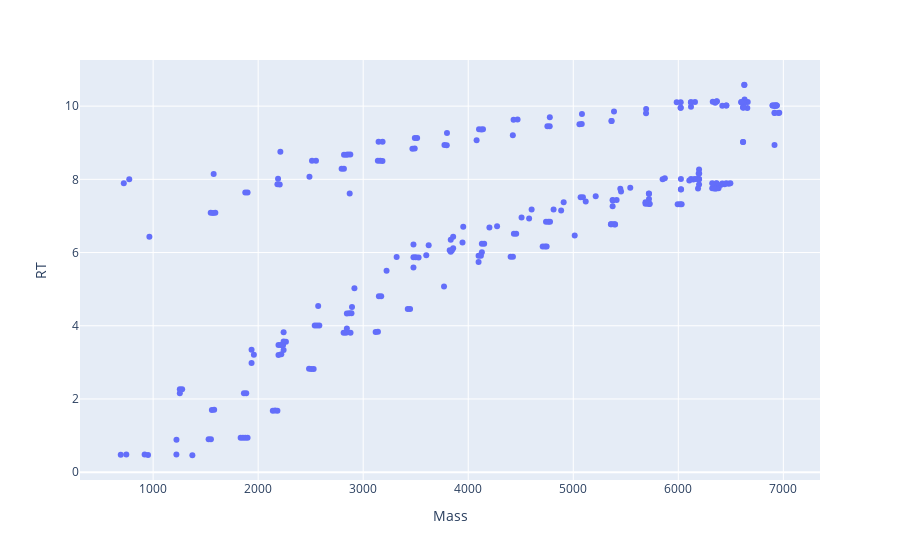
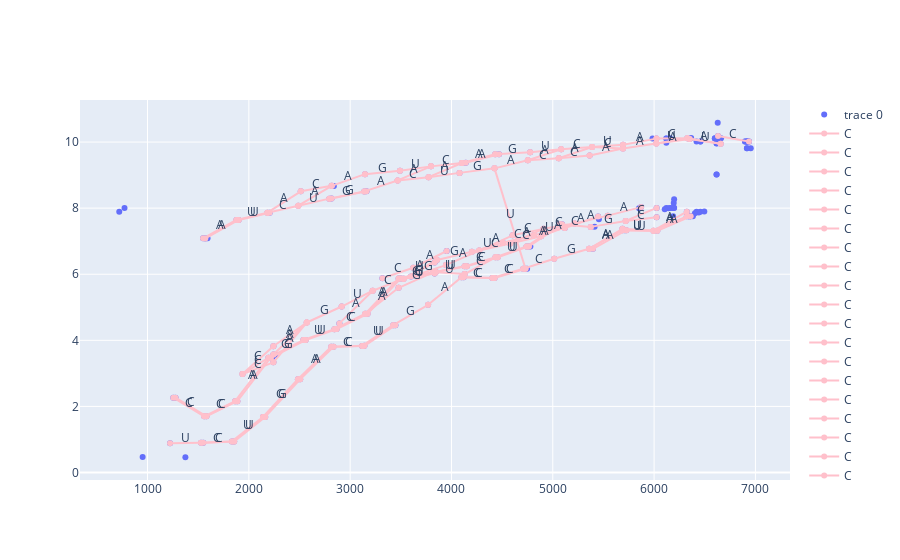

Source (notebook cell) for these figures, in order:
### Code cell
df_top_k = df_shift_k_l.sort_values('Vol', ascending=False).iloc[:200]
plotly_zone(df_shift_k_l)
print(df_shift_k_l.shape)

bcr = base_calling_random(df_top_k, base_only=True)
plotly_basecalling(df_top_k, bcr[1])

### Figure 1 — Plotly figure (JSON) as saved in the notebook; plotly's stock layout.template omitted (floating-point values rounded to 4 significant figures; data arrays with more than 128 entries replaced by an {"elided": "..."} marker saying what was removed)
{"data": [{"hovertemplate": "Mass=%{x}<br>RT=%{y}<extra></extra>", "legendgroup": "", "marker": {"color": "#636efa", "symbol": "circle"}, "mode": "markers", "name": "", "orientation": "v", "showlegend": false, "type": "scatter", "x": {"elided": "260 float values"}, "xaxis": "x", "y": {"elided": "260 float values"}, "yaxis": "y"}], "layout": {"legend": {"tracegroupgap": 0}, "margin": {"t": 60}, "xaxis": {"anchor": "y", "domain": [0, 1], "title": {"text": "Mass"}}, "yaxis": {"anchor": "x", "domain": [0, 1], "title": {"text": "RT"}}}}

### Figure 2 — Plotly figure (JSON) as saved in the notebook; plotly's stock layout.template omitted (floating-point values rounded to 4 significant figures; data arrays with more than 128 entries replaced by an {"elided": "..."} marker saying what was removed)
{"data": [{"mode": "markers", "type": "scatter", "x": {"elided": "200 float values"}, "y": {"elided": "200 float values"}}, {"line": {"color": "pink"}, "mode": "lines+markers", "name": "C", "type": "scatter", "x": [6936.0, 6631.0], "y": [10.01, 10.18]}, {"line": {"color": "pink"}, "mode": "lines+markers", "name": "C", "type": "scatter", "x": [6023.0, 6328.0], "y": [10.1, 10.12]}, {"line": {"color": "pink"}, "mode": "lines+markers", "name": "C", "type": "scatter", "x": [5720.0, 6025.0], "y": [7.61, 7.725]}, {"line": {"color": "pink"}, "mode": "lines+markers", "name": "C", "type": "scatter", "x": [5720.0, 6025.0], "y": [7.61, 8.007]}, {"line": {"color": "pink"}, "mode": "lines+markers", "name": "C", "type": "scatter", "x": [5388.0, 5693.0], "y": [9.85, 9.806]}, {"line": {"color": "pink"}, "mode": "lines+markers", "name": "C", "type": "scatter", "x": [5083.0, 5388.0], "y": [9.784, 9.85]}, {"line": {"color": "pink"}, "mode": "lines+markers", "name": "C", "type": "scatter", "x": [5070.0, 5375.0], "y": [7.51, 7.433]}, {"line": {"color": "pink"}, "mode": "lines+markers", "name": "C", "type": "scatter", "x": [5364.0, 5059.0], "y": [9.594, 9.508]}, {"line": {"color": "pink"}, "mode": "lines+markers", "name": "C", "type": "scatter", "x": [5214.0, 4909.0], "y": [7.536, 7.373]}, {"line": {"color": "pink"}, "mode": "lines+markers", "name": "C", "type": "scatter", "x": [5059.0, 4754.0], "y": [9.508, 9.449]}, {"line": {"color": "pink"}, "mode": "lines+markers", "name": "C", "type": "scatter", "x": [4709.0, 5014.0], "y": [6.167, 6.467]}, {"line": {"color": "pink"}, "mode": "lines+markers", "name": "C", "type": "scatter", "x": [4909.0, 4604.0], "y": [7.373, 7.178]}, {"line": {"color": "pink"}, "mode": "lines+markers", "name": "C", "type": "scatter", "x": [4885.0, 4580.0], "y": [7.15, 6.929]}, {"line": {"color": "pink"}, "mode": "lines+markers", "name": "C", "type": "scatter", "x": [4813.0, 4508.0], "y": [7.179, 6.956]}, {"line": {"color": "pink"}, "mode": "lines+markers", "name": "C", "type": "scatter", "x": [4731.0, 4426.0], "y": [6.167, 5.887]}, {"line": {"color": "pink"}, "mode": "lines+markers", "name": "C", "type": "scatter", "x": [4404.0, 4709.0], "y": [5.885, 6.167]}, {"line": {"color": "pink"}, "mode": "lines+markers", "name": "C", "type": "scatter", "x": [4580.0, 4274.0], "y": [6.929, 6.717]}, {"line": {"color": "pink"}, "mode": "lines+markers", "name": "C", "type": "scatter", "x": [4152.0, 4457.0], "y": [6.239, 6.513]}, {"line": {"color": "pink"}, "mode": "lines+markers", "name": "C", "type": "scatter", "x": [4130.0, 4435.0], "y": [6.239, 6.514]}, {"line": {"color": "pink"}, "mode": "lines+markers", "name": "C", "type": "scatter", "x": [4435.0, 4130.0], "y": [6.514, 6.005]}, {"line": {"color": "pink"}, "mode": "lines+markers", "name": "C", "type": "scatter", "x": [4121.0, 4426.0], "y": [5.912, 5.887]}, {"line": {"color": "pink"}, "mode": "lines+markers", "name": "C", "type": "scatter", "x": [4099.0, 4404.0], "y": [5.911, 5.885]}, {"line": {"color": "pink"}, "mode": "lines+markers", "name": "C", "type": "scatter", "x": [4103.0, 3798.0], "y": [9.367, 9.264]}, {"line": {"color": "pink"}, "mode": "lines+markers", "name": "C", "type": "scatter", "x": [3774.0, 3469.0], "y": [8.937, 8.838]}, {"line": {"color": "pink"}, "mode": "lines+markers", "name": "C", "type": "scatter", "x": [3623.0, 3318.0], "y": [6.196, 5.88]}, {"line": {"color": "pink"}, "mode": "lines+markers", "name": "C", "type": "scatter", "x": [3527.0, 3222.0], "y": [5.863, 5.501]}, {"line": {"color": "pink"}, "mode": "lines+markers", "name": "C", "type": "scatter", "x": [2866.0, 3171.0], "y": [4.34, 4.803]}, {"line": {"color": "pink"}, "mode": "lines+markers", "name": "C", "type": "scatter", "x": [2844.0, 3149.0], "y": [4.338, 4.804]}, {"line": {"color": "pink"}, "mode": "lines+markers", "name": "C", "type": "scatter", "x": [2835.0, 3140.0], "y": [3.806, 3.833]}, {"line": {"color": "pink"}, "mode": "lines+markers", "name": "C", "type": "scatter", "x": [2813.0, 3118.0], "y": [3.806, 3.832]}, {"line": {"color": "pink"}, "mode": "lines+markers", "name": "C", "type": "scatter", "x": [2817.0, 2512.0], "y": [8.675, 8.509]}, {"line": {"color": "pink"}, "mode": "lines+markers", "name": "C", "type": "scatter", "x": [2488.0, 2183.0], "y": [8.073, 7.863]}, {"line": {"color": "pink"}, "mode": "lines+markers", "name": "C", "type": "scatter", "x": [2242.0, 1937.0], "y": [3.571, 2.979]}, {"line": {"color": "pink"}, "mode": "lines+markers", "name": "C", "type": "scatter", "x": [2242.0, 1937.0], "y": [3.822, 2.979]}, {"line": {"color": "pink"}, "mode": "lines+markers", "name": "C", "type": "scatter", "x": [2242.0, 1937.0], "y": [3.334, 2.979]}, {"line": {"color": "pink"}, "mode": "lines+markers", "name": "C", "type": "scatter", "x": [1581.0, 1886.0], "y": [1.703, 2.158]}, {"line": {"color": "pink"}, "mode": "lines+markers", "name": "C", "type": "scatter", "x": [1559.0, 1864.0], "y": [1.701, 2.158]}, {"line": {"color": "pink"}, "mode": "lines+markers", "name": "C", "type": "scatter", "x": [1855.0, 1550.0], "y": [0.94, 0.898]}, {"line": {"color": "pink"}, "mode": "lines+markers", "name": "C", "type": "scatter", "x": [1833.0, 1528.0], "y": [0.942, 0.9]}, {"line": {"color": "pink"}, "mode": "lines+markers", "name": "C", "type": "scatter", "x": [1276.0, 1581.0], "y": [2.265, 1.703]}, {"line": {"color": "pink"}, "mode": "lines+markers", "name": "C", "type": "scatter", "x": [1254.0, 1559.0], "y": [2.264, 1.701]}, {"line": {"color": "pink"}, "mode": "lines+markers", "name": "A", "type": "scatter", "x": [6328.0, 6657.0], "y": [10.12, 9.952]}, {"line": {"color": "pink"}, "mode": "lines+markers", "name": "A", "type": "scatter", "x": [6361.0, 6032.0], "y": [7.753, 7.317]}, {"line": {"color": "pink"}, "mode": "lines+markers", "name": "A", "type": "scatter", "x": [6022.0, 6351.0], "y": [9.957, 10.09]}, {"line": {"color": "pink"}, "mode": "lines+markers", "name": "A", "type": "scatter", "x": [6323.0, 5994.0], "y": [7.753, 7.318]}, {"line": {"color": "pink"}, "mode": "lines+markers", "name": "A", "type": "scatter", "x": [5994.0, 6323.0], "y": [7.318, 7.892]}, {"line": {"color": "pink"}, "mode": "lines+markers", "name": "A", "type": "scatter", "x": [6023.0, 5694.0], "y": [10.1, 9.92]}, {"line": {"color": "pink"}, "mode": "lines+markers", "name": "A", "type": "scatter", "x": [6022.0, 5693.0], "y": [9.957, 9.806]}, {"line": {"color": "pink"}, "mode": "lines+markers", "name": "A", "type": "scatter", "x": [5872.0, 5543.0], "y": [8.031, 7.773]}, {"line": {"color": "pink"}, "mode": "lines+markers", "name": "A", "type": "scatter", "x": [5726.0, 5397.0], "y": [7.331, 6.771]}, {"line": {"color": "pink"}, "mode": "lines+markers", "name": "A", "type": "scatter", "x": [5364.0, 5693.0], "y": [9.594, 9.806]}, {"line": {"color": "pink"}, "mode": "lines+markers", "name": "A", "type": "scatter", "x": [5688.0, 5359.0], "y": [7.33, 6.771]}, {"line": {"color": "pink"}, "mode": "lines+markers", "name": "A", "type": "scatter", "x": [5359.0, 5688.0], "y": [6.771, 7.373]}, {"line": {"color": "pink"}, "mode": "lines+markers", "name": "A", "type": "scatter", "x": [5214.0, 5543.0], "y": [7.536, 7.773]}, {"line": {"color": "pink"}, "mode": "lines+markers", "name": "A", "type": "scatter", "x": [5119.0, 5448.0], "y": [7.397, 7.745]}, {"line": {"color": "pink"}, "mode": "lines+markers", "name": "A", "type": "scatter", "x": [5059.0, 5388.0], "y": [9.508, 9.85]}, {"line": {"color": "pink"}, "mode": "lines+markers", "name": "A", "type": "scatter", "x": [5214.0, 4885.0], "y": [7.536, 7.15]}, {"line": {"color": "pink"}, "mode": "lines+markers", "name": "A", "type": "scatter", "x": [5092.0, 4763.0], "y": [7.509, 6.843]}, {"line": {"color": "pink"}, "mode": "lines+markers", "name": "A", "type": "scatter", "x": [5083.0, 4754.0], "y": [9.784, 9.449]}, {"line": {"color": "pink"}, "mode": "lines+markers", "name": "A", "type": "scatter", "x": [5070.0, 4741.0], "y": [7.51, 6.84]}, {"line": {"color": "pink"}, "mode": "lines+markers", "name": "A", "type": "scatter", "x": [4580.0, 4909.0], "y": [6.929, 7.373]}, {"line": {"color": "pink"}, "mode": "lines+markers", "name": "A", "type": "scatter", "x": [4425.0, 4754.0], "y": [9.204, 9.449]}, {"line": {"color": "pink"}, "mode": "lines+markers", "name": "A", "type": "scatter", "x": [4274.0, 4604.0], "y": [6.717, 7.178]}, {"line": {"color": "pink"}, "mode": "lines+markers", "name": "A", "type": "scatter", "x": [4141.0, 4470.0], "y": [9.37, 9.633]}, {"line": {"color": "pink"}, "mode": "lines+markers", "name": "A", "type": "scatter", "x": [4103.0, 4432.0], "y": [9.367, 9.629]}, {"line": {"color": "pink"}, "mode": "lines+markers", "name": "A", "type": "scatter", "x": [3945.0, 4274.0], "y": [6.276, 6.717]}, {"line": {"color": "pink"}, "mode": "lines+markers", "name": "A", "type": "scatter", "x": [3774.0, 4103.0], "y": [8.937, 9.367]}, {"line": {"color": "pink"}, "mode": "lines+markers", "name": "A", "type": "scatter", "x": [4099.0, 3770.0], "y": [5.911, 5.074]}, {"line": {"color": "pink"}, "mode": "lines+markers", "name": "A", "type": "scatter", "x": [3623.0, 3952.0], "y": [6.196, 6.703]}, {"line": {"color": "pink"}, "mode": "lines+markers", "name": "A", "type": "scatter", "x": [3527.0, 3857.0], "y": [5.863, 6.431]}, {"line": {"color": "pink"}, "mode": "lines+markers", "name": "A", "type": "scatter", "x": [3469.0, 3798.0], "y": [8.838, 9.264]}, {"line": {"color": "pink"}, "mode": "lines+markers", "name": "A", "type": "scatter", "x": [3501.0, 3171.0], "y": [5.874, 4.803]}, {"line": {"color": "pink"}, "mode": "lines+markers", "name": "A", "type": "scatter", "x": [3149.0, 3479.0], "y": [4.804, 5.59]}, {"line": {"color": "pink"}, "mode": "lines+markers", "name": "A", "type": "scatter", "x": [3479.0, 3149.0], "y": [5.874, 4.804]}, {"line": {"color": "pink"}, "mode": "lines+markers", "name": "A", "type": "scatter", "x": [3139.0, 3469.0], "y": [8.507, 8.838]}, {"line": {"color": "pink"}, "mode": "lines+markers", "name": "A", "type": "scatter", "x": [3222.0, 2893.0], "y": [5.501, 4.512]}, {"line": {"color": "pink"}, "mode": "lines+markers", "name": "A", "type": "scatter", "x": [2817.0, 3147.0], "y": [8.675, 9.028]}, {"line": {"color": "pink"}, "mode": "lines+markers", "name": "A", "type": "scatter", "x": [2835.0, 2506.0], "y": [3.806, 2.821]}, {"line": {"color": "pink"}, "mode": "lines+markers", "name": "A", "type": "scatter", "x": [2488.0, 2817.0], "y": [8.073, 8.675]}, {"line": {"color": "pink"}, "mode": "lines+markers", "name": "A", "type": "scatter", "x": [2813.0, 2484.0], "y": [3.806, 2.822]}, {"line": {"color": "pink"}, "mode": "lines+markers", "name": "A", "type": "scatter", "x": [2242.0, 2571.0], "y": [3.571, 4.539]}, {"line": {"color": "pink"}, "mode": "lines+markers", "name": "A", "type": "scatter", "x": [2571.0, 2242.0], "y": [4.539, 3.822]}, {"line": {"color": "pink"}, "mode": "lines+markers", "name": "A", "type": "scatter", "x": [2571.0, 2242.0], "y": [4.539, 3.334]}, {"line": {"color": "pink"}, "mode": "lines+markers", "name": "A", "type": "scatter", "x": [2183.0, 2512.0], "y": [7.863, 8.509]}, {"line": {"color": "pink"}, "mode": "lines+markers", "name": "A", "type": "scatter", "x": [2215.0, 1886.0], "y": [3.473, 2.158]}, {"line": {"color": "pink"}, "mode": "lines+markers", "name": "A", "type": "scatter", "x": [2193.0, 1864.0], "y": [3.473, 2.158]}, {"line": {"color": "pink"}, "mode": "lines+markers", "name": "A", "type": "scatter", "x": [1570.0, 1899.0], "y": [7.083, 7.643]}, {"line": {"color": "pink"}, "mode": "lines+markers", "name": "A", "type": "scatter", "x": [1548.0, 1877.0], "y": [7.088, 7.642]}, {"line": {"color": "pink"}, "mode": "lines+markers", "name": "G", "type": "scatter", "x": [5720.0, 5375.0], "y": [7.61, 7.433]}, {"line": {"color": "pink"}, "mode": "lines+markers", "name": "G", "type": "scatter", "x": [5014.0, 5359.0], "y": [6.467, 6.771]}, {"line": {"color": "pink"}, "mode": "lines+markers", "name": "G", "type": "scatter", "x": [4432.0, 4777.0], "y": [9.629, 9.695]}, {"line": {"color": "pink"}, "mode": "lines+markers", "name": "G", "type": "scatter", "x": [4080.0, 4425.0], "y": [9.067, 9.204]}, {"line": {"color": "pink"}, "mode": "lines+markers", "name": "G", "type": "scatter", "x": [3857.0, 4202.0], "y": [6.431, 6.682]}, {"line": {"color": "pink"}, "mode": "lines+markers", "name": "G", "type": "scatter", "x": [3600.0, 3945.0], "y": [5.928, 6.276]}, {"line": {"color": "pink"}, "mode": "lines+markers", "name": "G", "type": "scatter", "x": [3501.0, 3846.0], "y": [5.874, 6.065]}, {"line": {"color": "pink"}, "mode": "lines+markers", "name": "G", "type": "scatter", "x": [3824.0, 3479.0], "y": [6.064, 5.59]}, {"line": {"color": "pink"}, "mode": "lines+markers", "name": "G", "type": "scatter", "x": [3479.0, 3824.0], "y": [5.874, 6.064]}, {"line": {"color": "pink"}, "mode": "lines+markers", "name": "G", "type": "scatter", "x": [3424.0, 3770.0], "y": [4.458, 5.074]}, {"line": {"color": "pink"}, "mode": "lines+markers", "name": "G", "type": "scatter", "x": [3147.0, 3492.0], "y": [9.028, 9.131]}, {"line": {"color": "pink"}, "mode": "lines+markers", "name": "G", "type": "scatter", "x": [2816.0, 3161.0], "y": [8.289, 8.509]}, {"line": {"color": "pink"}, "mode": "lines+markers", "name": "G", "type": "scatter", "x": [2794.0, 3139.0], "y": [8.288, 8.507]}, {"line": {"color": "pink"}, "mode": "lines+markers", "name": "G", "type": "scatter", "x": [2571.0, 2916.0], "y": [4.539, 5.023]}, {"line": {"color": "pink"}, "mode": "lines+markers", "name": "G", "type": "scatter", "x": [2560.0, 2215.0], "y": [4.009, 3.473]}, {"line": {"color": "pink"}, "mode": "lines+markers", "name": "G", "type": "scatter", "x": [2538.0, 2193.0], "y": [4.009, 3.473]}, {"line": {"color": "pink"}, "mode": "lines+markers", "name": "G", "type": "scatter", "x": [2506.0, 2161.0], "y": [2.821, 1.683]}, {"line": {"color": "pink"}, "mode": "lines+markers", "name": "G", "type": "scatter", "x": [2484.0, 2139.0], "y": [2.822, 1.68]}, {"line": {"color": "pink"}, "mode": "lines+markers", "name": "U", "type": "scatter", "x": [6351.0, 6657.0], "y": [10.09, 9.952]}, {"line": {"color": "pink"}, "mode": "lines+markers", "name": "U", "type": "scatter", "x": [6022.0, 6328.0], "y": [9.957, 10.12]}, {"line": {"color": "pink"}, "mode": "lines+markers", "name": "U", "type": "scatter", "x": [5726.0, 6032.0], "y": [7.331, 7.317]}, {"line": {"color": "pink"}, "mode": "lines+markers", "name": "U", "type": "scatter", "x": [5688.0, 5994.0], "y": [7.33, 7.318]}, {"line": {"color": "pink"}, "mode": "lines+markers", "name": "U", "type": "scatter", "x": [5994.0, 5688.0], "y": [7.318, 7.373]}, {"line": {"color": "pink"}, "mode": "lines+markers", "name": "U", "type": "scatter", "x": [5388.0, 5694.0], "y": [9.85, 9.92]}, {"line": {"color": "pink"}, "mode": "lines+markers", "name": "U", "type": "scatter", "x": [5119.0, 4813.0], "y": [7.397, 7.179]}, {"line": {"color": "pink"}, "mode": "lines+markers", "name": "U", "type": "scatter", "x": [5083.0, 4777.0], "y": [9.784, 9.695]}, {"line": {"color": "pink"}, "mode": "lines+markers", "name": "U", "type": "scatter", "x": [4457.0, 4763.0], "y": [6.513, 6.843]}, {"line": {"color": "pink"}, "mode": "lines+markers", "name": "U", "type": "scatter", "x": [4435.0, 4741.0], "y": [6.514, 6.84]}, {"line": {"color": "pink"}, "mode": "lines+markers", "name": "U", "type": "scatter", "x": [4425.0, 4731.0], "y": [9.204, 6.167]}, {"line": {"color": "pink"}, "mode": "lines+markers", "name": "U", "type": "scatter", "x": [4508.0, 4202.0], "y": [6.956, 6.682]}, {"line": {"color": "pink"}, "mode": "lines+markers", "name": "U", "type": "scatter", "x": [4152.0, 3846.0], "y": [6.239, 6.065]}, {"line": {"color": "pink"}, "mode": "lines+markers", "name": "U", "type": "scatter", "x": [3824.0, 4130.0], "y": [6.064, 6.239]}, {"line": {"color": "pink"}, "mode": "lines+markers", "name": "U", "type": "scatter", "x": [3824.0, 4130.0], "y": [6.064, 6.005]}, {"line": {"color": "pink"}, "mode": "lines+markers", "name": "U", "type": "scatter", "x": [4080.0, 3774.0], "y": [9.067, 8.937]}, {"line": {"color": "pink"}, "mode": "lines+markers", "name": "U", "type": "scatter", "x": [3527.0, 3833.0], "y": [5.863, 6.352]}, {"line": {"color": "pink"}, "mode": "lines+markers", "name": "U", "type": "scatter", "x": [3527.0, 3833.0], "y": [5.863, 6.025]}, {"line": {"color": "pink"}, "mode": "lines+markers", "name": "U", "type": "scatter", "x": [3798.0, 3492.0], "y": [9.264, 9.131]}, {"line": {"color": "pink"}, "mode": "lines+markers", "name": "U", "type": "scatter", "x": [3140.0, 3446.0], "y": [3.833, 4.457]}, {"line": {"color": "pink"}, "mode": "lines+markers", "name": "U", "type": "scatter", "x": [3118.0, 3424.0], "y": [3.832, 4.458]}, {"line": {"color": "pink"}, "mode": "lines+markers", "name": "U", "type": "scatter", "x": [3222.0, 2916.0], "y": [5.501, 5.023]}, {"line": {"color": "pink"}, "mode": "lines+markers", "name": "U", "type": "scatter", "x": [2560.0, 2866.0], "y": [4.009, 4.34]}, {"line": {"color": "pink"}, "mode": "lines+markers", "name": "U", "type": "scatter", "x": [2538.0, 2844.0], "y": [4.009, 4.338]}, {"line": {"color": "pink"}, "mode": "lines+markers", "name": "U", "type": "scatter", "x": [2794.0, 2488.0], "y": [8.288, 8.073]}, {"line": {"color": "pink"}, "mode": "lines+markers", "name": "U", "type": "scatter", "x": [2205.0, 1899.0], "y": [7.861, 7.643]}, {"line": {"color": "pink"}, "mode": "lines+markers", "name": "U", "type": "scatter", "x": [2183.0, 1877.0], "y": [7.863, 7.642]}, {"line": {"color": "pink"}, "mode": "lines+markers", "name": "U", "type": "scatter", "x": [1855.0, 2161.0], "y": [0.94, 1.683]}, {"line": {"color": "pink"}, "mode": "lines+markers", "name": "U", "type": "scatter", "x": [2139.0, 1833.0], "y": [1.68, 0.942]}, {"line": {"color": "pink"}, "mode": "lines+markers", "name": "U", "type": "scatter", "x": [1222.0, 1528.0], "y": [0.888, 0.9]}], "layout": {"annotations": [{"arrowhead": 1, "showarrow": false, "text": "C", "x": 6783.0, "y": 10.1, "yshift": 5}, {"arrowhead": 1, "showarrow": false, "text": "C", "x": 6175.0, "y": 10.11, "yshift": 5}, {"arrowhead": 1, "showarrow": false, "text": "C", "x": 5872.0, "y": 7.668, "yshift": 5}, {"arrowhead": 1, "showarrow": false, "text": "C", "x": 5872.0, "y": 7.809, "yshift": 5}, {"arrowhead": 1, "showarrow": false, "text": "C", "x": 5540.0, "y": 9.828, "yshift": 5}, {"arrowhead": 1, "showarrow": false, "text": "C", "x": 5235.0, "y": 9.817, "yshift": 5}, {"arrowhead": 1, "showarrow": false, "text": "C", "x": 5222.0, "y": 7.471, "yshift": 5}, {"arrowhead": 1, "showarrow": false, "text": "C", "x": 5211.0, "y": 9.551, "yshift": 5}, {"arrowhead": 1, "showarrow": false, "text": "C", "x": 5061.0, "y": 7.454, "yshift": 5}, {"arrowhead": 1, "showarrow": false, "text": "C", "x": 4906.0, "y": 9.479, "yshift": 5}, {"arrowhead": 1, "showarrow": false, "text": "C", "x": 4861.0, "y": 6.317, "yshift": 5}, {"arrowhead": 1, "showarrow": false, "text": "C", "x": 4756.0, "y": 7.276, "yshift": 5}, {"arrowhead": 1, "showarrow": false, "text": "C", "x": 4732.0, "y": 7.04, "yshift": 5}, {"arrowhead": 1, "showarrow": false, "text": "C", "x": 4660.0, "y": 7.068, "yshift": 5}, {"arrowhead": 1, "showarrow": false, "text": "C", "x": 4578.0, "y": 6.027, "yshift": 5}, {"arrowhead": 1, "showarrow": false, "text": "C", "x": 4556.0, "y": 6.026, "yshift": 5}, {"arrowhead": 1, "showarrow": false, "text": "C", "x": 4427.0, "y": 6.823, "yshift": 5}, {"arrowhead": 1, "showarrow": false, "text": "C", "x": 4304.0, "y": 6.376, "yshift": 5}, {"arrowhead": 1, "showarrow": false, "text": "C", "x": 4282.0, "y": 6.377, "yshift": 5}, {"arrowhead": 1, "showarrow": false, "text": "C", "x": 4282.0, "y": 6.26, "yshift": 5}, {"arrowhead": 1, "showarrow": false, "text": "C", "x": 4273.0, "y": 5.899, "yshift": 5}, {"arrowhead": 1, "showarrow": false, "text": "C", "x": 4251.0, "y": 5.898, "yshift": 5}, {"arrowhead": 1, "showarrow": false, "text": "C", "x": 3950.0, "y": 9.316, "yshift": 5}, {"arrowhead": 1, "showarrow": false, "text": "C", "x": 3621.0, "y": 8.887, "yshift": 5}, {"arrowhead": 1, "showarrow": false, "text": "C", "x": 3471.0, "y": 6.038, "yshift": 5}, {"arrowhead": 1, "showarrow": false, "text": "C", "x": 3375.0, "y": 5.682, "yshift": 5}, {"arrowhead": 1, "showarrow": false, "text": "C", "x": 3019.0, "y": 4.572, "yshift": 5}, {"arrowhead": 1, "showarrow": false, "text": "C", "x": 2997.0, "y": 4.571, "yshift": 5}, {"arrowhead": 1, "showarrow": false, "text": "C", "x": 2988.0, "y": 3.82, "yshift": 5}, {"arrowhead": 1, "showarrow": false, "text": "C", "x": 2966.0, "y": 3.819, "yshift": 5}, {"arrowhead": 1, "showarrow": false, "text": "C", "x": 2665.0, "y": 8.592, "yshift": 5}, {"arrowhead": 1, "showarrow": false, "text": "C", "x": 2336.0, "y": 7.968, "yshift": 5}, {"arrowhead": 1, "showarrow": false, "text": "C", "x": 2090.0, "y": 3.275, "yshift": 5}, {"arrowhead": 1, "showarrow": false, "text": "C", "x": 2090.0, "y": 3.401, "yshift": 5}, {"arrowhead": 1, "showarrow": false, "text": "C", "x": 2090.0, "y": 3.157, "yshift": 5}, {"arrowhead": 1, "showarrow": false, "text": "C", "x": 1734.0, "y": 1.93, "yshift": 5}, {"arrowhead": 1, "showarrow": false, "text": "C", "x": 1712.0, "y": 1.929, "yshift": 5}, {"arrowhead": 1, "showarrow": false, "text": "C", "x": 1703.0, "y": 0.919, "yshift": 5}, {"arrowhead": 1, "showarrow": false, "text": "C", "x": 1681.0, "y": 0.921, "yshift": 5}, {"arrowhead": 1, "showarrow": false, "text": "C", "x": 1429.0, "y": 1.984, "yshift": 5}, {"arrowhead": 1, "showarrow": false, "text": "C", "x": 1407.0, "y": 1.982, "yshift": 5}, {"arrowhead": 1, "showarrow": false, "text": "A", "x": 6492.0, "y": 10.03, "yshift": 5}, {"arrowhead": 1, "showarrow": false, "text": "A", "x": 6196.0, "y": 7.535, "yshift": 5}, {"arrowhead": 1, "showarrow": false, "text": "A", "x": 6186.0, "y": 10.03, "yshift": 5}, {"arrowhead": 1, "showarrow": false, "text": "A", "x": 6158.0, "y": 7.535, "yshift": 5}, {"arrowhead": 1, "showarrow": false, "text": "A", "x": 6158.0, "y": 7.605, "yshift": 5}, {"arrowhead": 1, "showarrow": false, "text": "A", "x": 5858.0, "y": 10.01, "yshift": 5}, {"arrowhead": 1, "showarrow": false, "text": "A", "x": 5857.0, "y": 9.881, "yshift": 5}, {"arrowhead": 1, "showarrow": false, "text": "A", "x": 5707.0, "y": 7.902, "yshift": 5}, {"arrowhead": 1, "showarrow": false, "text": "A", "x": 5561.0, "y": 7.051, "yshift": 5}, {"arrowhead": 1, "showarrow": false, "text": "A", "x": 5528.0, "y": 9.7, "yshift": 5}, {"arrowhead": 1, "showarrow": false, "text": "A", "x": 5523.0, "y": 7.05, "yshift": 5}, {"arrowhead": 1, "showarrow": false, "text": "A", "x": 5523.0, "y": 7.072, "yshift": 5}, {"arrowhead": 1, "showarrow": false, "text": "A", "x": 5378.0, "y": 7.654, "yshift": 5}, {"arrowhead": 1, "showarrow": false, "text": "A", "x": 5283.0, "y": 7.571, "yshift": 5}, {"arrowhead": 1, "showarrow": false, "text": "A", "x": 5223.0, "y": 9.679, "yshift": 5}, {"arrowhead": 1, "showarrow": false, "text": "A", "x": 5049.0, "y": 7.343, "yshift": 5}, {"arrowhead": 1, "showarrow": false, "text": "A", "x": 4927.0, "y": 7.176, "yshift": 5}, {"arrowhead": 1, "showarrow": false, "text": "A", "x": 4918.0, "y": 9.617, "yshift": 5}, {"arrowhead": 1, "showarrow": false, "text": "A", "x": 4905.0, "y": 7.175, "yshift": 5}, {"arrowhead": 1, "showarrow": false, "text": "A", "x": 4744.0, "y": 7.151, "yshift": 5}, {"arrowhead": 1, "showarrow": false, "text": "A", "x": 4589.0, "y": 9.326, "yshift": 5}, {"arrowhead": 1, "showarrow": false, "text": "A", "x": 4439.0, "y": 6.947, "yshift": 5}, {"arrowhead": 1, "showarrow": false, "text": "A", "x": 4305.0, "y": 9.502, "yshift": 5}, {"arrowhead": 1, "showarrow": false, "text": "A", "x": 4267.0, "y": 9.498, "yshift": 5}, {"arrowhead": 1, "showarrow": false, "text": "A", "x": 4110.0, "y": 6.496, "yshift": 5}, {"arrowhead": 1, "showarrow": false, "text": "A", "x": 3938.0, "y": 9.152, "yshift": 5}, {"arrowhead": 1, "showarrow": false, "text": "A", "x": 3934.0, "y": 5.492, "yshift": 5}, {"arrowhead": 1, "showarrow": false, "text": "A", "x": 3788.0, "y": 6.45, "yshift": 5}, {"arrowhead": 1, "showarrow": false, "text": "A", "x": 3692.0, "y": 6.147, "yshift": 5}, {"arrowhead": 1, "showarrow": false, "text": "A", "x": 3633.0, "y": 9.051, "yshift": 5}, {"arrowhead": 1, "showarrow": false, "text": "A", "x": 3336.0, "y": 5.338, "yshift": 5}, {"arrowhead": 1, "showarrow": false, "text": "A", "x": 3314.0, "y": 5.197, "yshift": 5}, {"arrowhead": 1, "showarrow": false, "text": "A", "x": 3314.0, "y": 5.339, "yshift": 5}, {"arrowhead": 1, "showarrow": false, "text": "A", "x": 3304.0, "y": 8.672, "yshift": 5}, {"arrowhead": 1, "showarrow": false, "text": "A", "x": 3058.0, "y": 5.006, "yshift": 5}, {"arrowhead": 1, "showarrow": false, "text": "A", "x": 2982.0, "y": 8.852, "yshift": 5}, {"arrowhead": 1, "showarrow": false, "text": "A", "x": 2671.0, "y": 3.314, "yshift": 5}, {"arrowhead": 1, "showarrow": false, "text": "A", "x": 2653.0, "y": 8.374, "yshift": 5}, {"arrowhead": 1, "showarrow": false, "text": "A", "x": 2649.0, "y": 3.314, "yshift": 5}, {"arrowhead": 1, "showarrow": false, "text": "A", "x": 2407.0, "y": 4.055, "yshift": 5}, {"arrowhead": 1, "showarrow": false, "text": "A", "x": 2407.0, "y": 4.181, "yshift": 5}, {"arrowhead": 1, "showarrow": false, "text": "A", "x": 2407.0, "y": 3.936, "yshift": 5}, {"arrowhead": 1, "showarrow": false, "text": "A", "x": 2348.0, "y": 8.186, "yshift": 5}, {"arrowhead": 1, "showarrow": false, "text": "A", "x": 2051.0, "y": 2.816, "yshift": 5}, {"arrowhead": 1, "showarrow": false, "text": "A", "x": 2029.0, "y": 2.816, "yshift": 5}, {"arrowhead": 1, "showarrow": false, "text": "A", "x": 1735.0, "y": 7.363, "yshift": 5}, {"arrowhead": 1, "showarrow": false, "text": "A", "x": 1713.0, "y": 7.365, "yshift": 5}, {"arrowhead": 1, "showarrow": false, "text": "G", "x": 5547.0, "y": 7.521, "yshift": 5}, {"arrowhead": 1, "showarrow": false, "text": "G", "x": 5186.0, "y": 6.619, "yshift": 5}, {"arrowhead": 1, "showarrow": false, "text": "G", "x": 4604.0, "y": 9.662, "yshift": 5}, {"arrowhead": 1, "showarrow": false, "text": "G", "x": 4252.0, "y": 9.136, "yshift": 5}, {"arrowhead": 1, "showarrow": false, "text": "G", "x": 4029.0, "y": 6.556, "yshift": 5}, {"arrowhead": 1, "showarrow": false, "text": "G", "x": 3773.0, "y": 6.102, "yshift": 5}, {"arrowhead": 1, "showarrow": false, "text": "G", "x": 3673.0, "y": 5.97, "yshift": 5}, {"arrowhead": 1, "showarrow": false, "text": "G", "x": 3651.0, "y": 5.827, "yshift": 5}, {"arrowhead": 1, "showarrow": false, "text": "G", "x": 3651.0, "y": 5.969, "yshift": 5}, {"arrowhead": 1, "showarrow": false, "text": "G", "x": 3597.0, "y": 4.766, "yshift": 5}, {"arrowhead": 1, "showarrow": false, "text": "G", "x": 3319.0, "y": 9.079, "yshift": 5}, {"arrowhead": 1, "showarrow": false, "text": "G", "x": 2989.0, "y": 8.399, "yshift": 5}, {"arrowhead": 1, "showarrow": false, "text": "G", "x": 2967.0, "y": 8.398, "yshift": 5}, {"arrowhead": 1, "showarrow": false, "text": "G", "x": 2744.0, "y": 4.781, "yshift": 5}, {"arrowhead": 1, "showarrow": false, "text": "G", "x": 2388.0, "y": 3.741, "yshift": 5}, {"arrowhead": 1, "showarrow": false, "text": "G", "x": 2366.0, "y": 3.741, "yshift": 5}, {"arrowhead": 1, "showarrow": false, "text": "G", "x": 2334.0, "y": 2.252, "yshift": 5}, {"arrowhead": 1, "showarrow": false, "text": "G", "x": 2312.0, "y": 2.251, "yshift": 5}, {"arrowhead": 1, "showarrow": false, "text": "U", "x": 6504.0, "y": 10.02, "yshift": 5}, {"arrowhead": 1, "showarrow": false, "text": "U", "x": 6175.0, "y": 10.04, "yshift": 5}, {"arrowhead": 1, "showarrow": false, "text": "U", "x": 5879.0, "y": 7.324, "yshift": 5}, {"arrowhead": 1, "showarrow": false, "text": "U", "x": 5841.0, "y": 7.324, "yshift": 5}, {"arrowhead": 1, "showarrow": false, "text": "U", "x": 5841.0, "y": 7.345, "yshift": 5}, {"arrowhead": 1, "showarrow": false, "text": "U", "x": 5541.0, "y": 9.885, "yshift": 5}, {"arrowhead": 1, "showarrow": false, "text": "U", "x": 4966.0, "y": 7.288, "yshift": 5}, {"arrowhead": 1, "showarrow": false, "text": "U", "x": 4930.0, "y": 9.739, "yshift": 5}, {"arrowhead": 1, "showarrow": false, "text": "U", "x": 4610.0, "y": 6.678, "yshift": 5}, {"arrowhead": 1, "showarrow": false, "text": "U", "x": 4588.0, "y": 6.677, "yshift": 5}, {"arrowhead": 1, "showarrow": false, "text": "U", "x": 4578.0, "y": 7.686, "yshift": 5}, {"arrowhead": 1, "showarrow": false, "text": "U", "x": 4355.0, "y": 6.819, "yshift": 5}, {"arrowhead": 1, "showarrow": false, "text": "U", "x": 3999.0, "y": 6.152, "yshift": 5}, {"arrowhead": 1, "showarrow": false, "text": "U", "x": 3977.0, "y": 6.152, "yshift": 5}, {"arrowhead": 1, "showarrow": false, "text": "U", "x": 3977.0, "y": 6.034, "yshift": 5}, {"arrowhead": 1, "showarrow": false, "text": "U", "x": 3927.0, "y": 9.002, "yshift": 5}, {"arrowhead": 1, "showarrow": false, "text": "U", "x": 3680.0, "y": 6.107, "yshift": 5}, {"arrowhead": 1, "showarrow": false, "text": "U", "x": 3680.0, "y": 5.944, "yshift": 5}, {"arrowhead": 1, "showarrow": false, "text": "U", "x": 3645.0, "y": 9.197, "yshift": 5}, {"arrowhead": 1, "showarrow": false, "text": "U", "x": 3293.0, "y": 4.145, "yshift": 5}, {"arrowhead": 1, "showarrow": false, "text": "U", "x": 3271.0, "y": 4.145, "yshift": 5}, {"arrowhead": 1, "showarrow": false, "text": "U", "x": 3069.0, "y": 5.262, "yshift": 5}, {"arrowhead": 1, "showarrow": false, "text": "U", "x": 2713.0, "y": 4.175, "yshift": 5}, {"arrowhead": 1, "showarrow": false, "text": "U", "x": 2691.0, "y": 4.174, "yshift": 5}, {"arrowhead": 1, "showarrow": false, "text": "U", "x": 2641.0, "y": 8.181, "yshift": 5}, {"arrowhead": 1, "showarrow": false, "text": "U", "x": 2052.0, "y": 7.752, "yshift": 5}, {"arrowhead": 1, "showarrow": false, "text": "U", "x": 2030.0, "y": 7.753, "yshift": 5}, {"arrowhead": 1, "showarrow": false, "text": "U", "x": 2008.0, "y": 1.312, "yshift": 5}, {"arrowhead": 1, "showarrow": false, "text": "U", "x": 1986.0, "y": 1.311, "yshift": 5}, {"arrowhead": 1, "showarrow": false, "text": "U", "x": 1375.0, "y": 0.894, "yshift": 5}]}}
